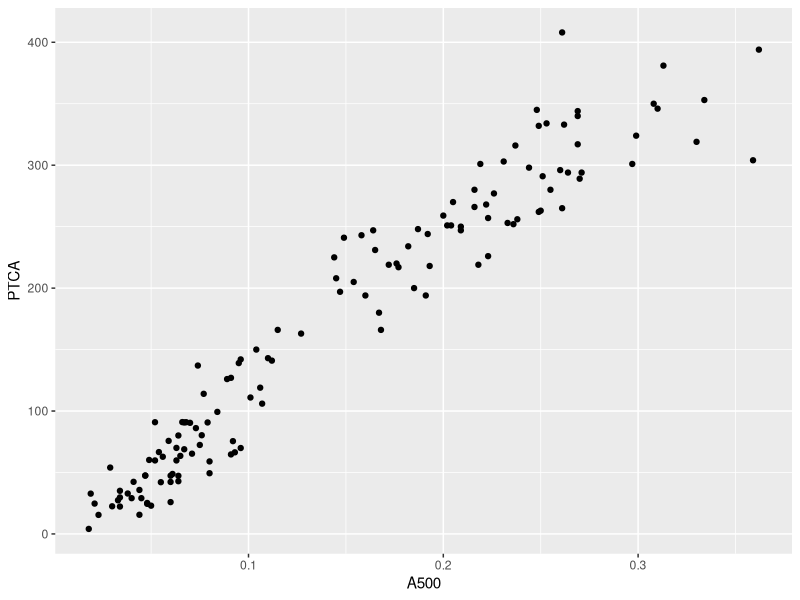
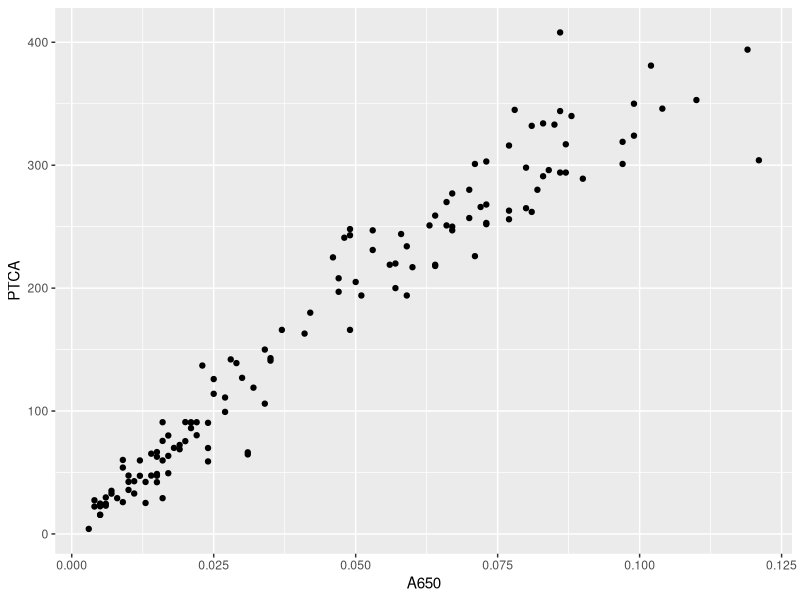
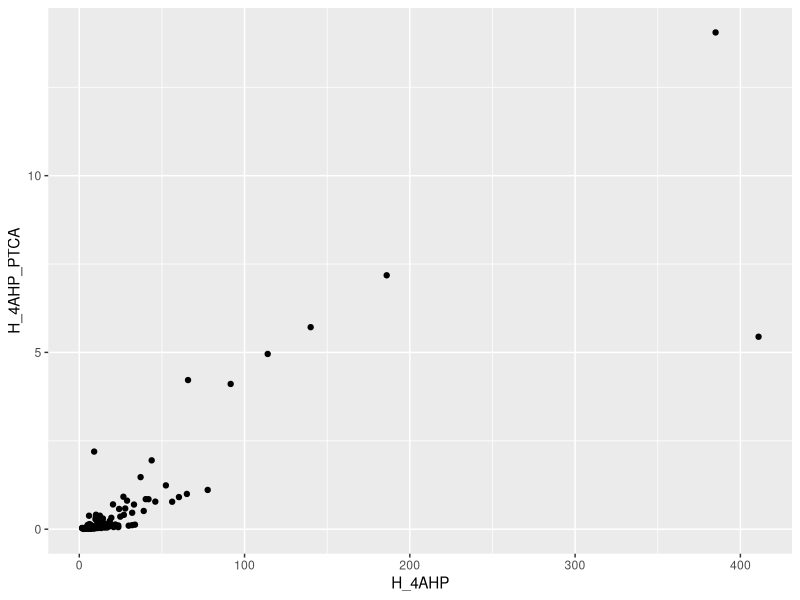

The R source for these figures, in order:
## ---- chunk 1
library("ggplot2")
dataset = read.csv("./data/ChemHairData_Nov2020.csv", TRUE, ",")
summary(dataset)
ggplot(dataset, aes(x = A500 , y =PTCA )) +
  geom_point()
ggplot(dataset, aes(x = A650 , y =PTCA )) +
  geom_point()

ggplot(dataset, aes(x = H_4AHP , y =H_4AHP_PTCA )) +
  geom_point()
